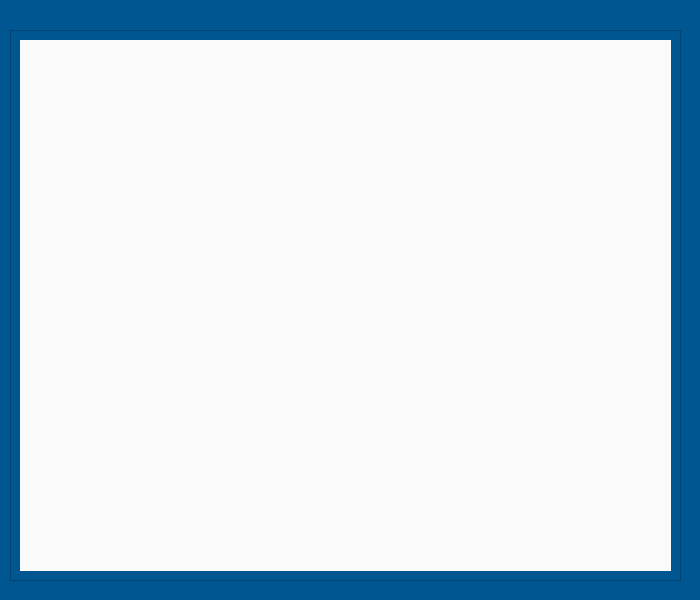
<?xml version="1.0" encoding="UTF-8"?>
<ui version="4.0">
 <class>matrix_answer</class>
 <widget class="QWidget" name="matrix_answer">
  <property name="geometry">
   <rect>
    <x>0</x>
    <y>0</y>
    <width>700</width>
    <height>600</height>
   </rect>
  </property>
  <property name="palette">
   <palette>
    <active>
     <colorrole role="Base">
      <brush brushstyle="SolidPattern">
       <color alpha="255">
        <red>255</red>
        <green>255</green>
        <blue>255</blue>
       </color>
      </brush>
     </colorrole>
     <colorrole role="Window">
      <brush brushstyle="SolidPattern">
       <color alpha="255">
        <red>0</red>
        <green>86</green>
        <blue>145</blue>
       </color>
      </brush>
     </colorrole>
    </active>
    <inactive>
     <colorrole role="Base">
      <brush brushstyle="SolidPattern">
       <color alpha="255">
        <red>255</red>
        <green>255</green>
        <blue>255</blue>
       </color>
      </brush>
     </colorrole>
     <colorrole role="Window">
      <brush brushstyle="SolidPattern">
       <color alpha="255">
        <red>0</red>
        <green>86</green>
        <blue>145</blue>
       </color>
      </brush>
     </colorrole>
    </inactive>
    <disabled>
     <colorrole role="Base">
      <brush brushstyle="SolidPattern">
       <color alpha="255">
        <red>0</red>
        <green>86</green>
        <blue>145</blue>
       </color>
      </brush>
     </colorrole>
     <colorrole role="Window">
      <brush brushstyle="SolidPattern">
       <color alpha="255">
        <red>0</red>
        <green>86</green>
        <blue>145</blue>
       </color>
      </brush>
     </colorrole>
    </disabled>
   </palette>
  </property>
  <property name="windowTitle">
   <string>Form</string>
  </property>
  <widget class="QScrollArea" name="scrollArea">
   <property name="geometry">
    <rect>
     <x>10</x>
     <y>30</y>
     <width>671</width>
     <height>551</height>
    </rect>
   </property>
   <property name="layoutDirection">
    <enum>Qt::LeftToRight</enum>
   </property>
   <property name="widgetResizable">
    <bool>true</bool>
   </property>
   <widget class="QWidget" name="scrollAreaWidgetContents">
    <property name="geometry">
     <rect>
      <x>0</x>
      <y>0</y>
      <width>669</width>
      <height>549</height>
     </rect>
    </property>
    <layout class="QHBoxLayout" name="horizontalLayout">
     <item>
      <widget class="QLabel" name="label_answer">
       <property name="font">
        <font>
         <pointsize>14</pointsize>
        </font>
       </property>
       <property name="styleSheet">
        <string notr="true">background-color: rgb(250, 250, 250);</string>
       </property>
       <property name="text">
        <string/>
       </property>
      </widget>
     </item>
    </layout>
   </widget>
  </widget>
 </widget>
 <resources/>
 <connections/>
</ui>
